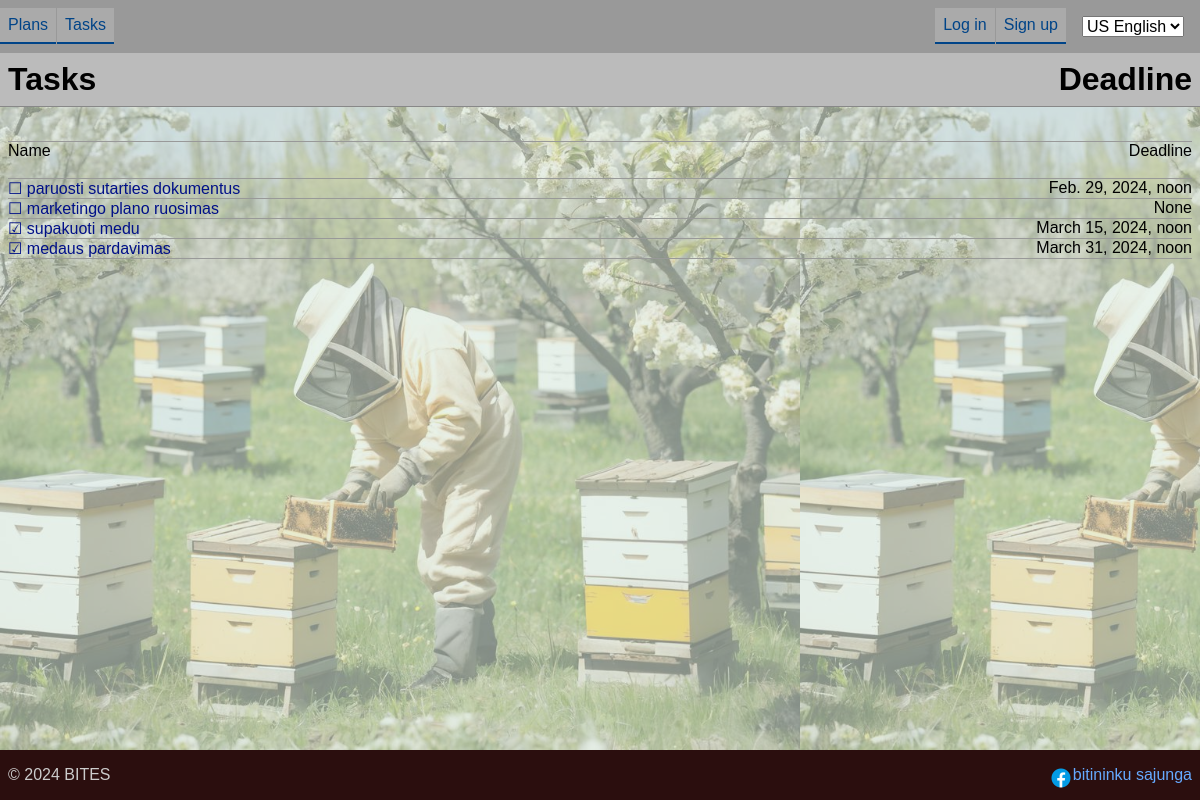
/tasks/, run on the app's committed database.
### tasks/models.py (models this page shows, shortened)
class Task(models.Model):
    name = models.CharField(_("name"), max_length=100, db_index=True)
    description = models.TextField(_("description"), blank=True, max_length=10000)
    project = models.ForeignKey(
        Plan,
        on_delete=models.CASCADE,
        verbose_name=_("project"),
        related_name='tasks',
    )
    owner = models.ForeignKey(
        get_user_model(),
        on_delete=models.CASCADE,
        verbose_name=_("owner"),
        related_name='tasks',
    )
    created_at = models.DateTimeField(_("created at"), auto_now_add=True, db_index=True)
    updated_at = models.DateTimeField(_("updated at"), auto_now=True, db_index=True)
    is_done = models.BooleanField(_("is done"), default=False, db_index=True)
    deadline = models.DateTimeField(_("deadline"), null=True, blank=True, db_index=True)
    class Meta:
        verbose_name = _("task")
        verbose_name_plural = _("tasks")
        ordering = ['is_done', '-created_at']

### tasks/views.py (the view)
# urls.py: path('tasks/', views.task_list, name='task_list'),
def task_list(request: HttpRequest) -> HttpResponse:
    queryset = models.Task.objects
    owner_username = request.GET.get('owner')
    if owner_username:
        owner = get_object_or_404(get_user_model(), username=owner_username)
        queryset = queryset.filter(owner=owner)
        plans = models.Plan.objects.filter(owner=owner)
    else:
        plans = models.Plan.objects.all()
    plan_pk = request.GET.get('plan')
    if plan_pk:
        plan = get_object_or_404(models.Plan, pk=plan_pk)
        queryset = queryset.filter(plan=plan)
    search_name = request.GET.get('search_name')
    if search_name:
        queryset = queryset.filter(name__icontains=search_name)
    context = {
        'task_list': queryset.all(),
        'plan_list': plans,
        'user_list': get_user_model().objects.all().order_by('username')
    }
    return render(request, 'tasks/task_list.html', context)

### tasks/templates/tasks/task_list.html (shortened to what this page needs)
{% extends "base.html" %}{% load i18n %}
{% block content %}
<h1>{% trans "tasks"|capfirst %}<span style="float:right;">{% trans "deadline"|capfirst %}</span></h1>
<ul>
    <li class="list-table-header"></li>
        <span>{% trans "name"|capfirst %}</span>
        <span style="float:right;">{% trans "deadline"|capfirst %}</span>
    <li>
    {% for task in task_list %}
    <li>
        <a href="{% url "task_done" task.pk %}">
        {% if task.is_done %}&#x2611;{% else %}&#x2610;{% endif %}</a>
        <a href="{% url "task_detail" task.pk %}">{{ task.name }}</a>
        <span style="float:right;">{{ task.deadline }}</span>
    </li>
    {% empty %}
    <li>No Tasks Found</li>
    {% endfor %}
</ul>
{% endblock content %}

### tasks/static/css/style.css (style rules this page uses)
body { background-color: #ecf3f3b9; background-image: url('/static/image/sode.jpg'); background-size: contain; font-family: sans-serif; font-size: 16px; display: flex; flex-direction: column; margin: 0; padding: 0; min-height: 100vh; }
h1, h2, h3, h4, h5, h6 { background-color: #bbbbbb; border-bottom: 1px solid #888888; padding: 0.5rem; margin: 1rem 0; }
p, main ul { padding: 0 0.5rem; margin: 1rem 0; }
main ul li { border-bottom: 1px solid #999999; }
h1:first-child, h2:first-child, h3:first-child, h4:first-child, h5:first-child, h6:first-child { margin-top: 0; }
a { color: #001088; text-decoration: #03011507 }

### data on the page
Task: name "paruosti sutarties dokumentus", deadline "Feb. 29, 2024, noon"
Task: name "marketingo plano ruosimas", deadline "None"
Task: name "supakuoti medu", deadline "March 15, 2024, noon"
Task: name "medaus pardavimas", deadline "March 31, 2024, noon"

### other printed values
form field language "US English"
